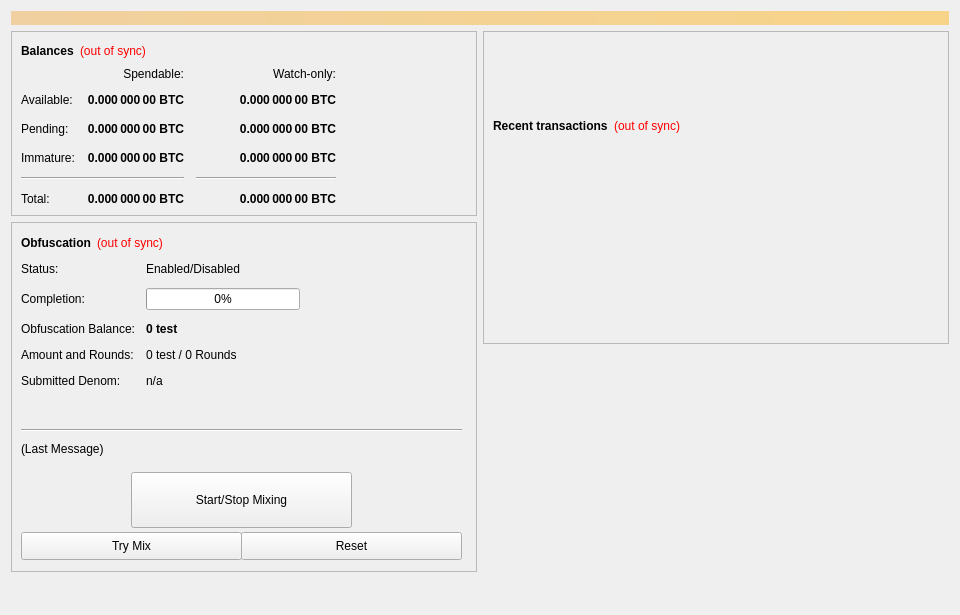
<?xml version="1.0" encoding="UTF-8"?>
<ui version="4.0">
 <class>OverviewPage</class>
 <widget class="QWidget" name="OverviewPage">
  <property name="geometry">
   <rect>
    <x>0</x>
    <y>0</y>
    <width>960</width>
    <height>615</height>
   </rect>
  </property>
  <property name="minimumSize">
   <size>
    <width>960</width>
    <height>0</height>
   </size>
  </property>
  <property name="windowTitle">
   <string>Form</string>
  </property>
  <layout class="QVBoxLayout" name="topLayout">
   <item>
    <widget class="QLabel" name="labelAlerts">
     <property name="visible">
      <bool>false</bool>
     </property>
     <property name="styleSheet">
      <string notr="true">background-color: qlineargradient(x1: 0, y1: 0, x2: 1, y2: 0, stop:0 #F0D0A0, stop:1 #F8D488); color:#000000;</string>
     </property>
     <property name="wordWrap">
      <bool>true</bool>
     </property>
     <property name="margin">
      <number>3</number>
     </property>
    </widget>
   </item>
   <item>
    <layout class="QHBoxLayout" name="horizontalLayout" stretch="1,1">
     <item>
      <layout class="QVBoxLayout" name="verticalLayout_2">
       <item>
        <widget class="QFrame" name="frame">
         <property name="frameShape">
          <enum>QFrame::StyledPanel</enum>
         </property>
         <property name="frameShadow">
          <enum>QFrame::Raised</enum>
         </property>
         <layout class="QVBoxLayout" name="verticalLayout_4">
          <item>
           <layout class="QHBoxLayout" name="horizontalLayout_4">
            <item>
             <widget class="QLabel" name="label_5">
              <property name="font">
               <font>
                <weight>75</weight>
                <bold>true</bold>
               </font>
              </property>
              <property name="text">
               <string>Balances</string>
              </property>
             </widget>
            </item>
            <item>
             <widget class="QLabel" name="labelWalletStatus">
              <property name="cursor">
               <cursorShape>WhatsThisCursor</cursorShape>
              </property>
              <property name="toolTip">
               <string>The displayed information may be out of date. Your wallet automatically synchronizes with the test network after a connection is established, but this process has not completed yet.</string>
              </property>
              <property name="styleSheet">
               <string notr="true">QLabel { color: red; }</string>
              </property>
              <property name="text">
               <string notr="true">(out of sync)</string>
              </property>
              <property name="alignment">
               <set>Qt::AlignLeading|Qt::AlignLeft|Qt::AlignVCenter</set>
              </property>
             </widget>
            </item>
            <item>
             <spacer name="horizontalSpacer_3">
              <property name="orientation">
               <enum>Qt::Horizontal</enum>
              </property>
              <property name="sizeHint" stdset="0">
               <size>
                <width>40</width>
                <height>20</height>
               </size>
              </property>
             </spacer>
            </item>
           </layout>
          </item>
          <item>
           <layout class="QGridLayout" name="gridLayout">
            <property name="spacing">
             <number>12</number>
            </property>
            <item row="2" column="2">
             <widget class="QLabel" name="labelWatchPending">
              <property name="font">
               <font>
                <weight>75</weight>
                <bold>true</bold>
               </font>
              </property>
              <property name="cursor">
               <cursorShape>IBeamCursor</cursorShape>
              </property>
              <property name="toolTip">
               <string>Unconfirmed transactions to watch-only addresses</string>
              </property>
              <property name="text">
               <string notr="true">0.000 000 00 BTC</string>
              </property>
              <property name="alignment">
               <set>Qt::AlignRight|Qt::AlignTrailing|Qt::AlignVCenter</set>
              </property>
              <property name="textInteractionFlags">
               <set>Qt::LinksAccessibleByMouse|Qt::TextSelectableByKeyboard|Qt::TextSelectableByMouse</set>
              </property>
             </widget>
            </item>
            <item row="2" column="1">
             <widget class="QLabel" name="labelUnconfirmed">
              <property name="font">
               <font>
                <weight>75</weight>
                <bold>true</bold>
               </font>
              </property>
              <property name="cursor">
               <cursorShape>IBeamCursor</cursorShape>
              </property>
              <property name="toolTip">
               <string>Total of transactions that have yet to be confirmed, and do not yet count toward the spendable balance</string>
              </property>
              <property name="text">
               <string notr="true">0.000 000 00 BTC</string>
              </property>
              <property name="alignment">
               <set>Qt::AlignRight|Qt::AlignTrailing|Qt::AlignVCenter</set>
              </property>
              <property name="textInteractionFlags">
               <set>Qt::LinksAccessibleByMouse|Qt::TextSelectableByKeyboard|Qt::TextSelectableByMouse</set>
              </property>
             </widget>
            </item>
            <item row="3" column="2">
             <widget class="QLabel" name="labelWatchImmature">
              <property name="font">
               <font>
                <weight>75</weight>
                <bold>true</bold>
               </font>
              </property>
              <property name="cursor">
               <cursorShape>IBeamCursor</cursorShape>
              </property>
              <property name="toolTip">
               <string>Staked or masternode rewards in watch-only addresses that has not yet matured</string>
              </property>
              <property name="text">
               <string notr="true">0.000 000 00 BTC</string>
              </property>
              <property name="alignment">
               <set>Qt::AlignRight|Qt::AlignTrailing|Qt::AlignVCenter</set>
              </property>
              <property name="textInteractionFlags">
               <set>Qt::LinksAccessibleByMouse|Qt::TextSelectableByKeyboard|Qt::TextSelectableByMouse</set>
              </property>
             </widget>
            </item>
            <item row="4" column="0" colspan="2">
             <widget class="Line" name="lineSpendableBalance">
              <property name="orientation">
               <enum>Qt::Horizontal</enum>
              </property>
             </widget>
            </item>
            <item row="4" column="2">
             <widget class="Line" name="lineWatchBalance">
              <property name="sizePolicy">
               <sizepolicy hsizetype="Preferred" vsizetype="Fixed">
                <horstretch>0</horstretch>
                <verstretch>0</verstretch>
               </sizepolicy>
              </property>
              <property name="minimumSize">
               <size>
                <width>140</width>
                <height>0</height>
               </size>
              </property>
              <property name="orientation">
               <enum>Qt::Horizontal</enum>
              </property>
             </widget>
            </item>
            <item row="5" column="0">
             <widget class="QLabel" name="labelTotalText">
              <property name="text">
               <string>Total:</string>
              </property>
             </widget>
            </item>
            <item row="3" column="1">
             <widget class="QLabel" name="labelImmature">
              <property name="font">
               <font>
                <weight>75</weight>
                <bold>true</bold>
               </font>
              </property>
              <property name="cursor">
               <cursorShape>IBeamCursor</cursorShape>
              </property>
              <property name="toolTip">
               <string>Staked or masternode rewards that has not yet matured</string>
              </property>
              <property name="text">
               <string notr="true">0.000 000 00 BTC</string>
              </property>
              <property name="alignment">
               <set>Qt::AlignRight|Qt::AlignTrailing|Qt::AlignVCenter</set>
              </property>
              <property name="textInteractionFlags">
               <set>Qt::LinksAccessibleByMouse|Qt::TextSelectableByKeyboard|Qt::TextSelectableByMouse</set>
              </property>
             </widget>
            </item>
            <item row="2" column="3">
             <spacer name="horizontalSpacer_2">
              <property name="orientation">
               <enum>Qt::Horizontal</enum>
              </property>
              <property name="sizeHint" stdset="0">
               <size>
                <width>40</width>
                <height>20</height>
               </size>
              </property>
             </spacer>
            </item>
            <item row="3" column="0">
             <widget class="QLabel" name="labelImmatureText">
              <property name="text">
               <string>Immature:</string>
              </property>
             </widget>
            </item>
            <item row="5" column="1">
             <widget class="QLabel" name="labelTotal">
              <property name="font">
               <font>
                <weight>75</weight>
                <bold>true</bold>
               </font>
              </property>
              <property name="cursor">
               <cursorShape>IBeamCursor</cursorShape>
              </property>
              <property name="toolTip">
               <string>Your current total balance</string>
              </property>
              <property name="text">
               <string notr="true">0.000 000 00 BTC</string>
              </property>
              <property name="alignment">
               <set>Qt::AlignRight|Qt::AlignTrailing|Qt::AlignVCenter</set>
              </property>
              <property name="textInteractionFlags">
               <set>Qt::LinksAccessibleByMouse|Qt::TextSelectableByKeyboard|Qt::TextSelectableByMouse</set>
              </property>
             </widget>
            </item>
            <item row="5" column="2">
             <widget class="QLabel" name="labelWatchTotal">
              <property name="font">
               <font>
                <weight>75</weight>
                <bold>true</bold>
               </font>
              </property>
              <property name="cursor">
               <cursorShape>IBeamCursor</cursorShape>
              </property>
              <property name="toolTip">
               <string>Current total balance in watch-only addresses</string>
              </property>
              <property name="text">
               <string notr="true">0.000 000 00 BTC</string>
              </property>
              <property name="alignment">
               <set>Qt::AlignRight|Qt::AlignTrailing|Qt::AlignVCenter</set>
              </property>
              <property name="textInteractionFlags">
               <set>Qt::LinksAccessibleByMouse|Qt::TextSelectableByKeyboard|Qt::TextSelectableByMouse</set>
              </property>
             </widget>
            </item>
            <item row="0" column="2">
             <widget class="QLabel" name="labelWatchonly">
              <property name="text">
               <string>Watch-only:</string>
              </property>
              <property name="alignment">
               <set>Qt::AlignRight|Qt::AlignTrailing|Qt::AlignVCenter</set>
              </property>
             </widget>
            </item>
            <item row="1" column="0">
             <widget class="QLabel" name="labelBalanceText">
              <property name="text">
               <string>Available:</string>
              </property>
             </widget>
            </item>
            <item row="1" column="1">
             <widget class="QLabel" name="labelBalance">
              <property name="font">
               <font>
                <weight>75</weight>
                <bold>true</bold>
               </font>
              </property>
              <property name="cursor">
               <cursorShape>IBeamCursor</cursorShape>
              </property>
              <property name="toolTip">
               <string>Your current spendable balance</string>
              </property>
              <property name="text">
               <string notr="true">0.000 000 00 BTC</string>
              </property>
              <property name="alignment">
               <set>Qt::AlignRight|Qt::AlignTrailing|Qt::AlignVCenter</set>
              </property>
              <property name="textInteractionFlags">
               <set>Qt::LinksAccessibleByMouse|Qt::TextSelectableByKeyboard|Qt::TextSelectableByMouse</set>
              </property>
             </widget>
            </item>
            <item row="1" column="2">
             <widget class="QLabel" name="labelWatchAvailable">
              <property name="font">
               <font>
                <weight>75</weight>
                <bold>true</bold>
               </font>
              </property>
              <property name="cursor">
               <cursorShape>IBeamCursor</cursorShape>
              </property>
              <property name="toolTip">
               <string>Your current balance in watch-only addresses</string>
              </property>
              <property name="text">
               <string notr="true">0.000 000 00 BTC</string>
              </property>
              <property name="alignment">
               <set>Qt::AlignRight|Qt::AlignTrailing|Qt::AlignVCenter</set>
              </property>
              <property name="textInteractionFlags">
               <set>Qt::LinksAccessibleByMouse|Qt::TextSelectableByKeyboard|Qt::TextSelectableByMouse</set>
              </property>
             </widget>
            </item>
            <item row="2" column="0">
             <widget class="QLabel" name="labelPendingText">
              <property name="text">
               <string>Pending:</string>
              </property>
             </widget>
            </item>
            <item row="0" column="1">
             <widget class="QLabel" name="labelSpendable">
              <property name="text">
               <string>Spendable:</string>
              </property>
              <property name="alignment">
               <set>Qt::AlignRight|Qt::AlignTrailing|Qt::AlignVCenter</set>
              </property>
             </widget>
            </item>
           </layout>
          </item>
         </layout>
        </widget>
       </item>
       <item>
        <widget class="QFrame" name="frameObfuscation">
         <property name="minimumSize">
          <size>
           <width>0</width>
           <height>350</height>
          </size>
         </property>
         <property name="layoutDirection">
          <enum>Qt::LeftToRight</enum>
         </property>
         <property name="frameShape">
          <enum>QFrame::StyledPanel</enum>
         </property>
         <property name="frameShadow">
          <enum>QFrame::Raised</enum>
         </property>
         <widget class="QWidget" name="formLayoutWidget">
          <property name="geometry">
           <rect>
            <x>10</x>
            <y>40</y>
            <width>451</width>
            <height>161</height>
           </rect>
          </property>
          <layout class="QFormLayout" name="formLayout">
           <property name="fieldGrowthPolicy">
            <enum>QFormLayout::AllNonFixedFieldsGrow</enum>
           </property>
           <property name="horizontalSpacing">
            <number>11</number>
           </property>
           <property name="verticalSpacing">
            <number>12</number>
           </property>
           <item row="0" column="0">
            <widget class="QLabel" name="label_6">
             <property name="text">
              <string>Status:</string>
             </property>
            </widget>
           </item>
           <item row="1" column="0">
            <widget class="QLabel" name="label_7">
             <property name="text">
              <string>Completion:</string>
             </property>
            </widget>
           </item>
           <item row="1" column="1">
            <widget class="QProgressBar" name="obfuscationProgress">
             <property name="maximumSize">
              <size>
               <width>154</width>
               <height>16777215</height>
              </size>
             </property>
             <property name="value">
              <number>0</number>
             </property>
            </widget>
           </item>
           <item row="2" column="0">
            <widget class="QLabel" name="labelAnonymizedText">
             <property name="text">
              <string>Obfuscation Balance:</string>
             </property>
            </widget>
           </item>
           <item row="2" column="1">
            <widget class="QLabel" name="labelAnonymized">
             <property name="font">
              <font>
               <weight>75</weight>
               <bold>true</bold>
              </font>
             </property>
             <property name="text">
              <string notr="true">0 test</string>
             </property>
            </widget>
           </item>
           <item row="3" column="0">
            <widget class="QLabel" name="label_8">
             <property name="text">
              <string>Amount and Rounds:</string>
             </property>
            </widget>
           </item>
           <item row="3" column="1">
            <widget class="QLabel" name="labelAmountRounds">
             <property name="text">
              <string>0 test / 0 Rounds</string>
             </property>
            </widget>
           </item>
           <item row="4" column="0">
            <widget class="QLabel" name="label_9">
             <property name="text">
              <string>Submitted Denom:</string>
             </property>
            </widget>
           </item>
           <item row="4" column="1">
            <widget class="QLabel" name="labelSubmittedDenom">
             <property name="toolTip">
              <string>The denominations you submitted to the Masternode.&lt;br&gt;To mix, other users must submit the exact same denominations.</string>
             </property>
             <property name="text">
              <string>n/a</string>
             </property>
            </widget>
           </item>
           <item row="0" column="1">
            <widget class="QLabel" name="obfuscationEnabled">
             <property name="text">
              <string>Enabled/Disabled</string>
             </property>
            </widget>
           </item>
          </layout>
         </widget>
         <widget class="QPushButton" name="runAutoDenom">
          <property name="geometry">
           <rect>
            <x>251</x>
            <y>17</y>
            <width>1</width>
            <height>1</height>
           </rect>
          </property>
          <property name="palette">
           <palette>
            <active>
             <colorrole role="WindowText">
              <brush brushstyle="SolidPattern">
               <color alpha="255">
                <red>0</red>
                <green>0</green>
                <blue>0</blue>
               </color>
              </brush>
             </colorrole>
             <colorrole role="Button">
              <brush brushstyle="SolidPattern">
               <color alpha="255">
                <red>239</red>
                <green>238</green>
                <blue>238</blue>
               </color>
              </brush>
             </colorrole>
             <colorrole role="Light">
              <brush brushstyle="SolidPattern">
               <color alpha="255">
                <red>255</red>
                <green>255</green>
                <blue>255</blue>
               </color>
              </brush>
             </colorrole>
             <colorrole role="Midlight">
              <brush brushstyle="SolidPattern">
               <color alpha="255">
                <red>247</red>
                <green>246</green>
                <blue>246</blue>
               </color>
              </brush>
             </colorrole>
             <colorrole role="Dark">
              <brush brushstyle="SolidPattern">
               <color alpha="255">
                <red>119</red>
                <green>119</green>
                <blue>119</blue>
               </color>
              </brush>
             </colorrole>
             <colorrole role="Mid">
              <brush brushstyle="SolidPattern">
               <color alpha="255">
                <red>159</red>
                <green>159</green>
                <blue>159</blue>
               </color>
              </brush>
             </colorrole>
             <colorrole role="Text">
              <brush brushstyle="SolidPattern">
               <color alpha="255">
                <red>0</red>
                <green>0</green>
                <blue>0</blue>
               </color>
              </brush>
             </colorrole>
             <colorrole role="BrightText">
              <brush brushstyle="SolidPattern">
               <color alpha="255">
                <red>255</red>
                <green>255</green>
                <blue>255</blue>
               </color>
              </brush>
             </colorrole>
             <colorrole role="ButtonText">
              <brush brushstyle="SolidPattern">
               <color alpha="255">
                <red>0</red>
                <green>0</green>
                <blue>0</blue>
               </color>
              </brush>
             </colorrole>
             <colorrole role="Base">
              <brush brushstyle="SolidPattern">
               <color alpha="255">
                <red>255</red>
                <green>255</green>
                <blue>255</blue>
               </color>
              </brush>
             </colorrole>
             <colorrole role="Window">
              <brush brushstyle="SolidPattern">
               <color alpha="255">
                <red>239</red>
                <green>238</green>
                <blue>238</blue>
               </color>
              </brush>
             </colorrole>
             <colorrole role="Shadow">
              <brush brushstyle="SolidPattern">
               <color alpha="255">
                <red>0</red>
                <green>0</green>
                <blue>0</blue>
               </color>
              </brush>
             </colorrole>
             <colorrole role="AlternateBase">
              <brush brushstyle="SolidPattern">
               <color alpha="255">
                <red>247</red>
                <green>246</green>
                <blue>246</blue>
               </color>
              </brush>
             </colorrole>
             <colorrole role="ToolTipBase">
              <brush brushstyle="SolidPattern">
               <color alpha="255">
                <red>255</red>
                <green>255</green>
                <blue>220</blue>
               </color>
              </brush>
             </colorrole>
             <colorrole role="ToolTipText">
              <brush brushstyle="SolidPattern">
               <color alpha="255">
                <red>0</red>
                <green>0</green>
                <blue>0</blue>
               </color>
              </brush>
             </colorrole>
            </active>
            <inactive>
             <colorrole role="WindowText">
              <brush brushstyle="SolidPattern">
               <color alpha="255">
                <red>0</red>
                <green>0</green>
                <blue>0</blue>
               </color>
              </brush>
             </colorrole>
             <colorrole role="Button">
              <brush brushstyle="SolidPattern">
               <color alpha="255">
                <red>239</red>
                <green>238</green>
                <blue>238</blue>
               </color>
              </brush>
             </colorrole>
             <colorrole role="Light">
              <brush brushstyle="SolidPattern">
               <color alpha="255">
                <red>255</red>
                <green>255</green>
                <blue>255</blue>
               </color>
              </brush>
             </colorrole>
             <colorrole role="Midlight">
              <brush brushstyle="SolidPattern">
               <color alpha="255">
                <red>247</red>
                <green>246</green>
                <blue>246</blue>
               </color>
              </brush>
             </colorrole>
             <colorrole role="Dark">
              <brush brushstyle="SolidPattern">
               <color alpha="255">
                <red>119</red>
                <green>119</green>
                <blue>119</blue>
               </color>
              </brush>
             </colorrole>
             <colorrole role="Mid">
              <brush brushstyle="SolidPattern">
               <color alpha="255">
                <red>159</red>
                <green>159</green>
                <blue>159</blue>
               </color>
              </brush>
             </colorrole>
             <colorrole role="Text">
              <brush brushstyle="SolidPattern">
               <color alpha="255">
                <red>0</red>
                <green>0</green>
                <blue>0</blue>
               </color>
              </brush>
             </colorrole>
             <colorrole role="BrightText">
              <brush brushstyle="SolidPattern">
               <color alpha="255">
                <red>255</red>
                <green>255</green>
                <blue>255</blue>
               </color>
              </brush>
             </colorrole>
             <colorrole role="ButtonText">
              <brush brushstyle="SolidPattern">
               <color alpha="255">
                <red>0</red>
                <green>0</green>
                <blue>0</blue>
               </color>
              </brush>
             </colorrole>
             <colorrole role="Base">
              <brush brushstyle="SolidPattern">
               <color alpha="255">
                <red>255</red>
                <green>255</green>
                <blue>255</blue>
               </color>
              </brush>
             </colorrole>
             <colorrole role="Window">
              <brush brushstyle="SolidPattern">
               <color alpha="255">
                <red>239</red>
                <green>238</green>
                <blue>238</blue>
               </color>
              </brush>
             </colorrole>
             <colorrole role="Shadow">
              <brush brushstyle="SolidPattern">
               <color alpha="255">
                <red>0</red>
                <green>0</green>
                <blue>0</blue>
               </color>
              </brush>
             </colorrole>
             <colorrole role="AlternateBase">
              <brush brushstyle="SolidPattern">
               <color alpha="255">
                <red>247</red>
                <green>246</green>
                <blue>246</blue>
               </color>
              </brush>
             </colorrole>
             <colorrole role="ToolTipBase">
              <brush brushstyle="SolidPattern">
               <color alpha="255">
                <red>255</red>
                <green>255</green>
                <blue>220</blue>
               </color>
              </brush>
             </colorrole>
             <colorrole role="ToolTipText">
              <brush brushstyle="SolidPattern">
               <color alpha="255">
                <red>0</red>
                <green>0</green>
                <blue>0</blue>
               </color>
              </brush>
             </colorrole>
            </inactive>
            <disabled>
             <colorrole role="WindowText">
              <brush brushstyle="SolidPattern">
               <color alpha="255">
                <red>119</red>
                <green>119</green>
                <blue>119</blue>
               </color>
              </brush>
             </colorrole>
             <colorrole role="Button">
              <brush brushstyle="SolidPattern">
               <color alpha="255">
                <red>239</red>
                <green>238</green>
                <blue>238</blue>
               </color>
              </brush>
             </colorrole>
             <colorrole role="Light">
              <brush brushstyle="SolidPattern">
               <color alpha="255">
                <red>255</red>
                <green>255</green>
                <blue>255</blue>
               </color>
              </brush>
             </colorrole>
             <colorrole role="Midlight">
              <brush brushstyle="SolidPattern">
               <color alpha="255">
                <red>247</red>
                <green>246</green>
                <blue>246</blue>
               </color>
              </brush>
             </colorrole>
             <colorrole role="Dark">
              <brush brushstyle="SolidPattern">
               <color alpha="255">
                <red>119</red>
                <green>119</green>
                <blue>119</blue>
               </color>
              </brush>
             </colorrole>
             <colorrole role="Mid">
              <brush brushstyle="SolidPattern">
               <color alpha="255">
                <red>159</red>
                <green>159</green>
                <blue>159</blue>
               </color>
              </brush>
             </colorrole>
             <colorrole role="Text">
              <brush brushstyle="SolidPattern">
               <color alpha="255">
                <red>119</red>
                <green>119</green>
                <blue>119</blue>
               </color>
              </brush>
             </colorrole>
             <colorrole role="BrightText">
              <brush brushstyle="SolidPattern">
               <color alpha="255">
                <red>255</red>
                <green>255</green>
                <blue>255</blue>
               </color>
              </brush>
             </colorrole>
             <colorrole role="ButtonText">
              <brush brushstyle="SolidPattern">
               <color alpha="255">
                <red>119</red>
                <green>119</green>
                <blue>119</blue>
               </color>
              </brush>
             </colorrole>
             <colorrole role="Base">
              <brush brushstyle="SolidPattern">
               <color alpha="255">
                <red>239</red>
                <green>238</green>
                <blue>238</blue>
               </color>
              </brush>
             </colorrole>
             <colorrole role="Window">
              <brush brushstyle="SolidPattern">
               <color alpha="255">
                <red>239</red>
                <green>238</green>
                <blue>238</blue>
               </color>
              </brush>
             </colorrole>
             <colorrole role="Shadow">
              <brush brushstyle="SolidPattern">
               <color alpha="255">
                <red>0</red>
                <green>0</green>
                <blue>0</blue>
               </color>
              </brush>
             </colorrole>
             <colorrole role="AlternateBase">
              <brush brushstyle="SolidPattern">
               <color alpha="255">
                <red>239</red>
                <green>238</green>
                <blue>238</blue>
               </color>
              </brush>
             </colorrole>
             <colorrole role="ToolTipBase">
              <brush brushstyle="SolidPattern">
               <color alpha="255">
                <red>255</red>
                <green>255</green>
                <blue>220</blue>
               </color>
              </brush>
             </colorrole>
             <colorrole role="ToolTipText">
              <brush brushstyle="SolidPattern">
               <color alpha="255">
                <red>0</red>
                <green>0</green>
                <blue>0</blue>
               </color>
              </brush>
             </colorrole>
            </disabled>
           </palette>
          </property>
          <property name="focusPolicy">
           <enum>Qt::NoFocus</enum>
          </property>
          <property name="autoFillBackground">
           <bool>true</bool>
          </property>
          <property name="text">
           <string/>
          </property>
          <property name="flat">
           <bool>true</bool>
          </property>
         </widget>
         <widget class="QPushButton" name="toggleObfuscation">
          <property name="geometry">
           <rect>
            <x>120</x>
            <y>250</y>
            <width>221</width>
            <height>56</height>
           </rect>
          </property>
          <property name="sizePolicy">
           <sizepolicy hsizetype="MinimumExpanding" vsizetype="Fixed">
            <horstretch>0</horstretch>
            <verstretch>0</verstretch>
           </sizepolicy>
          </property>
          <property name="text">
           <string>Start/Stop Mixing</string>
          </property>
         </widget>
         <widget class="Line" name="lineLastMessage">
          <property name="geometry">
           <rect>
            <x>10</x>
            <y>200</y>
            <width>441</width>
            <height>16</height>
           </rect>
          </property>
          <property name="orientation">
           <enum>Qt::Horizontal</enum>
          </property>
         </widget>
         <widget class="QLabel" name="obfuscationStatus">
          <property name="geometry">
           <rect>
            <x>10</x>
            <y>220</y>
            <width>451</width>
            <height>61</height>
           </rect>
          </property>
          <property name="minimumSize">
           <size>
            <width>288</width>
            <height>43</height>
           </size>
          </property>
          <property name="text">
           <string>(Last Message)</string>
          </property>
          <property name="alignment">
           <set>Qt::AlignLeading|Qt::AlignLeft|Qt::AlignTop</set>
          </property>
          <property name="wordWrap">
           <bool>true</bool>
          </property>
         </widget>
         <widget class="QPushButton" name="obfuscationAuto">
          <property name="geometry">
           <rect>
            <x>10</x>
            <y>310</y>
            <width>221</width>
            <height>28</height>
           </rect>
          </property>
          <property name="sizePolicy">
           <sizepolicy hsizetype="MinimumExpanding" vsizetype="Fixed">
            <horstretch>0</horstretch>
            <verstretch>0</verstretch>
           </sizepolicy>
          </property>
          <property name="toolTip">
           <string>Try to manually submit a Obfuscation request.</string>
          </property>
          <property name="text">
           <string>Try Mix</string>
          </property>
         </widget>
         <widget class="QPushButton" name="obfuscationReset">
          <property name="geometry">
           <rect>
            <x>230</x>
            <y>310</y>
            <width>221</width>
            <height>28</height>
           </rect>
          </property>
          <property name="sizePolicy">
           <sizepolicy hsizetype="MinimumExpanding" vsizetype="Fixed">
            <horstretch>0</horstretch>
            <verstretch>0</verstretch>
           </sizepolicy>
          </property>
          <property name="toolTip">
           <string>Reset the current status of Obfuscation (can interrupt Obfuscation if it's in the process of Mixing, which can cost you money!)</string>
          </property>
          <property name="autoFillBackground">
           <bool>false</bool>
          </property>
          <property name="text">
           <string>Reset</string>
          </property>
         </widget>
         <widget class="QWidget" name="layoutWidget">
          <property name="geometry">
           <rect>
            <x>10</x>
            <y>10</y>
            <width>431</width>
            <height>22</height>
           </rect>
          </property>
          <layout class="QHBoxLayout" name="horizontalLayout_5">
           <item>
            <widget class="QLabel" name="label_2">
             <property name="font">
              <font>
               <weight>75</weight>
               <bold>true</bold>
              </font>
             </property>
             <property name="text">
              <string>Obfuscation</string>
             </property>
            </widget>
           </item>
           <item>
            <widget class="QLabel" name="labelObfuscationSyncStatus">
             <property name="toolTip">
              <string>The displayed information may be out of date. Your wallet automatically synchronizes with the test network after a connection is established, but this process has not completed yet.</string>
             </property>
             <property name="styleSheet">
              <string notr="true">QLabel { color: red; }</string>
             </property>
             <property name="text">
              <string notr="true">(out of sync)</string>
             </property>
             <property name="alignment">
              <set>Qt::AlignLeading|Qt::AlignLeft|Qt::AlignVCenter</set>
             </property>
            </widget>
           </item>
           <item>
            <spacer name="horizontalSpacer_4">
             <property name="orientation">
              <enum>Qt::Horizontal</enum>
             </property>
             <property name="sizeHint" stdset="0">
              <size>
               <width>40</width>
               <height>20</height>
              </size>
             </property>
            </spacer>
           </item>
          </layout>
         </widget>
        </widget>
       </item>
       <item>
        <spacer name="verticalSpacer">
         <property name="orientation">
          <enum>Qt::Vertical</enum>
         </property>
         <property name="sizeHint" stdset="0">
          <size>
           <width>20</width>
           <height>40</height>
          </size>
         </property>
        </spacer>
       </item>
      </layout>
     </item>
     <item>
      <layout class="QVBoxLayout" name="verticalLayout_3">
       <item>
        <widget class="QFrame" name="frame_2">
         <property name="frameShape">
          <enum>QFrame::StyledPanel</enum>
         </property>
         <property name="frameShadow">
          <enum>QFrame::Raised</enum>
         </property>
         <layout class="QVBoxLayout" name="verticalLayout">
          <item>
           <spacer name="verticalSpacer_3">
            <property name="orientation">
             <enum>Qt::Vertical</enum>
            </property>
            <property name="sizeType">
             <enum>QSizePolicy::Fixed</enum>
            </property>
            <property name="sizeHint" stdset="0">
             <size>
              <width>20</width>
              <height>75</height>
             </size>
            </property>
           </spacer>
          </item>
          <item>
           <layout class="QHBoxLayout" name="horizontalLayout_2">
            <item>
             <widget class="QLabel" name="label_4">
              <property name="font">
               <font>
                <weight>75</weight>
                <bold>true</bold>
               </font>
              </property>
              <property name="text">
               <string>Recent transactions</string>
              </property>
             </widget>
            </item>
            <item>
             <widget class="QLabel" name="labelTransactionsStatus">
              <property name="cursor">
               <cursorShape>WhatsThisCursor</cursorShape>
              </property>
              <property name="toolTip">
               <string>The displayed information may be out of date. Your wallet automatically synchronizes with the test network after a connection is established, but this process has not completed yet.</string>
              </property>
              <property name="styleSheet">
               <string notr="true">QLabel { color: red; }</string>
              </property>
              <property name="text">
               <string notr="true">(out of sync)</string>
              </property>
              <property name="alignment">
               <set>Qt::AlignRight|Qt::AlignTrailing|Qt::AlignVCenter</set>
              </property>
             </widget>
            </item>
            <item>
             <spacer name="horizontalSpacer">
              <property name="orientation">
               <enum>Qt::Horizontal</enum>
              </property>
              <property name="sizeHint" stdset="0">
               <size>
                <width>40</width>
                <height>20</height>
               </size>
              </property>
             </spacer>
            </item>
           </layout>
          </item>
          <item>
           <widget class="QListView" name="listTransactions">
            <property name="styleSheet">
             <string notr="true">QListView { background: transparent; }</string>
            </property>
            <property name="frameShape">
             <enum>QFrame::NoFrame</enum>
            </property>
            <property name="verticalScrollBarPolicy">
             <enum>Qt::ScrollBarAlwaysOff</enum>
            </property>
            <property name="horizontalScrollBarPolicy">
             <enum>Qt::ScrollBarAlwaysOff</enum>
            </property>
            <property name="selectionMode">
             <enum>QAbstractItemView::NoSelection</enum>
            </property>
           </widget>
          </item>
         </layout>
        </widget>
       </item>
       <item>
        <spacer name="verticalSpacer_2">
         <property name="orientation">
          <enum>Qt::Vertical</enum>
         </property>
         <property name="sizeType">
          <enum>QSizePolicy::Expanding</enum>
         </property>
         <property name="sizeHint" stdset="0">
          <size>
           <width>20</width>
           <height>40</height>
          </size>
         </property>
        </spacer>
       </item>
      </layout>
     </item>
    </layout>
   </item>
  </layout>
 </widget>
 <resources/>
 <connections/>
</ui>
